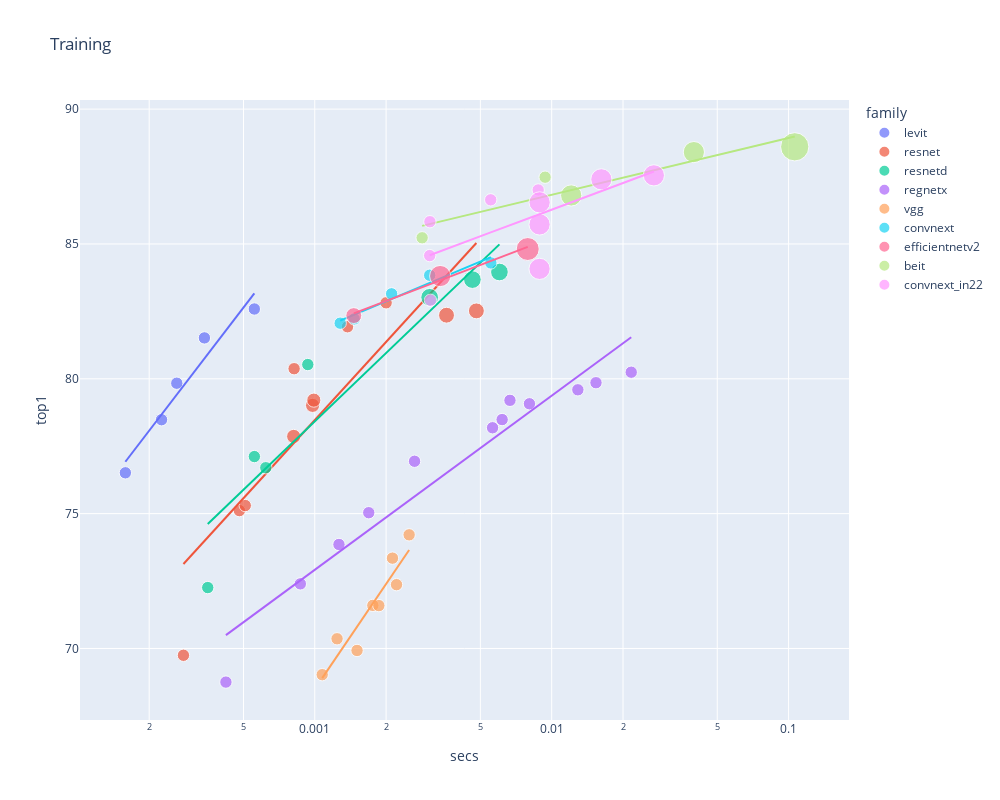

The notebook cell this image was saved under:
### Markdown cell above
...and we'll also look at our chosen subset of models:

### Code cell
show_subs(tdf, 'Training', 'train_img_size')

### Figure 1 — Plotly figure (JSON) as saved in the notebook; plotly's stock layout.template omitted (floating-point values rounded to 4 significant figures)
{"data": [{"customdata": [[224], [224], [224], [224], [224]], "hovertemplate": "<b>%{hovertext}</b><br><br>family=levit<br>secs=%{x}<br>top1=%{y}<br>size=%{marker.size}<br>train_img_size=%{customdata[0]}<extra></extra>", "hovertext": ["levit_128s", "levit_128", "levit_192", "levit_256", "levit_384"], "legendgroup": "levit", "marker": {"color": "#636efa", "size": [50176, 50176, 50176, 50176, 50176], "sizemode": "area", "sizeref": 655.4, "symbol": "circle"}, "mode": "markers", "name": "levit", "orientation": "v", "showlegend": true, "type": "scatter", "x": [0.0001587, 0.0002255, 0.0002615, 0.0003421, 0.0005557], "xaxis": "x", "y": [76.51, 78.48, 79.84, 81.52, 82.59], "yaxis": "y"}, {"hovertemplate": "<b>OLS trendline</b><br>top1 = 11.4741 * log10(secs) + 120.52<br>R<sup>2</sup>=0.943849<br><br>family=levit<br>secs=%{x}<br>top1=%{y} <b>(trend)</b><extra></extra>", "legendgroup": "levit", "marker": {"color": "#636efa", "symbol": "circle"}, "mode": "lines", "name": "levit", "showlegend": false, "type": "scatter", "x": [0.0001587, 0.0002255, 0.0002615, 0.0003421, 0.0005557], "xaxis": "x", "y": [76.92, 78.68, 79.41, 80.75, 83.17], "yaxis": "y"}, {"customdata": [[224], [224], [224], [256], [224], [256], [256], [224], [224], [288], [288]], "hovertemplate": "<b>%{hovertext}</b><br><br>family=resnet<br>secs=%{x}<br>top1=%{y}<br>size=%{marker.size}<br>train_img_size=%{customdata[0]}<extra></extra>", "hovertext": ["resnet18", "resnet34", "resnet26", "resnet26t", "resnet50", "resnet32ts", "resnet33ts", "resnet101", "resnet152", "resnet51q", "resnet61q"], "legendgroup": "resnet", "marker": {"color": "#EF553B", "size": [50176, 50176, 50176, 65536, 50176, 65536, 65536, 50176, 50176, 82944, 82944], "sizemode": "area", "sizeref": 655.4, "symbol": "circle"}, "mode": "markers", "name": "resnet", "orientation": "v", "showlegend": true, "type": "scatter", "x": [0.000279, 0.0004806, 0.0005087, 0.0008144, 0.0008179, 0.0009787, 0.0009907, 0.001375, 0.002001, 0.003598, 0.00481], "xaxis": "x", "y": [69.75, 75.11, 75.3, 77.86, 80.37, 79.01, 79.21, 81.93, 82.82, 82.36, 82.52], "yaxis": "y"}, {"hovertemplate": "<b>OLS trendline</b><br>top1 = 9.62584 * log10(secs) + 107.346<br>R<sup>2</sup>=0.783885<br><br>family=resnet<br>secs=%{x}<br>top1=%{y} <b>(trend)</b><extra></extra>", "legendgroup": "resnet", "marker": {"color": "#EF553B", "symbol": "circle"}, "mode": "lines", "name": "resnet", "showlegend": false, "type": "scatter", "x": [0.000279, 0.0004806, 0.0005087, 0.0008144, 0.0008179, 0.0009787, 0.0009907, 0.001375, 0.002001, 0.003598, 0.00481], "xaxis": "x", "y": [73.13, 75.4, 75.64, 77.61, 77.63, 78.38, 78.43, 79.8, 81.37, 83.82, 85.03], "yaxis": "y"}, {"customdata": [[224], [224], [224], [224], [320], [320], [320]], "hovertemplate": "<b>%{hovertext}</b><br><br>family=resnetd<br>secs=%{x}<br>top1=%{y}<br>size=%{marker.size}<br>train_img_size=%{customdata[0]}<extra></extra>", "hovertext": ["resnet18d", "resnet34d", "resnet26d", "resnet50d", "resnet101d", "resnet152d", "resnet200d"], "legendgroup": "resnetd", "marker": {"color": "#00cc96", "size": [50176, 50176, 50176, 50176, 102400, 102400, 102400], "sizemode": "area", "sizeref": 655.4, "symbol": "circle"}, "mode": "markers", "name": "resnetd", "orientation": "v", "showlegend": true, "type": "scatter", "x": [0.0003534, 0.0005559, 0.0006214, 0.0009344, 0.003054, 0.004628, 0.006017], "xaxis": "x", "y": [72.26, 77.12, 76.7, 80.53, 83.02, 83.68, 83.96], "yaxis": "y"}, {"hovertemplate": "<b>OLS trendline</b><br>top1 = 8.41972 * log10(secs) + 103.681<br>R<sup>2</sup>=0.886389<br><br>family=resnetd<br>secs=%{x}<br>top1=%{y} <b>(trend)</b><extra></extra>", "legendgroup": "resnetd", "marker": {"color": "#00cc96", "symbol": "circle"}, "mode": "lines", "name": "resnetd", "showlegend": false, "type": "scatter", "x": [0.0003534, 0.0005559, 0.0006214, 0.0009344, 0.003054, 0.004628, 0.006017], "xaxis": "x", "y": [74.62, 76.27, 76.68, 78.17, 82.51, 84.02, 84.98], "yaxis": "y"}, {"customdata": [[224], [224], [224], [224], [224], [224], [224], [224], [224], [224], [224], [224]], "hovertemplate": "<b>%{hovertext}</b><br><br>family=regnetx<br>secs=%{x}<br>top1=%{y}<br>size=%{marker.size}<br>train_img_size=%{customdata[0]}<extra></extra>", "hovertext": ["regnetx_002", "regnetx_004", "regnetx_006", "regnetx_008", "regnetx_016", "regnetx_032", "regnetx_040", "regnetx_080", "regnetx_064", "regnetx_120", "regnetx_160", "regnetx_320"], "legendgroup": "regnetx", "marker": {"color": "#ab63fa", "size": [50176, 50176, 50176, 50176, 50176, 50176, 50176, 50176, 50176, 50176, 50176, 50176], "sizemode": "area", "sizeref": 655.4, "symbol": "circle"}, "mode": "markers", "name": "regnetx", "orientation": "v", "showlegend": true, "type": "scatter", "x": [0.0004216, 0.0008689, 0.001265, 0.00169, 0.002637, 0.005628, 0.006178, 0.006666, 0.008056, 0.0129, 0.01538, 0.02166], "xaxis": "x", "y": [68.75, 72.4, 73.86, 75.03, 76.94, 78.18, 78.49, 79.2, 79.07, 79.59, 79.85, 80.24], "yaxis": "y"}, {"hovertemplate": "<b>OLS trendline</b><br>top1 = 6.45551 * log10(secs) + 92.2845<br>R<sup>2</sup>=0.935102<br><br>family=regnetx<br>secs=%{x}<br>top1=%{y} <b>(trend)</b><extra></extra>", "legendgroup": "regnetx", "marker": {"color": "#ab63fa", "symbol": "circle"}, "mode": "lines", "name": "regnetx", "showlegend": false, "type": "scatter", "x": [0.0004216, 0.0008689, 0.001265, 0.00169, 0.002637, 0.005628, 0.006178, 0.006666, 0.008056, 0.0129, 0.01538, 0.02166], "xaxis": "x", "y": [70.5, 72.52, 73.58, 74.39, 75.64, 77.76, 78.02, 78.24, 78.77, 80.09, 80.58, 81.54], "yaxis": "y"}, {"customdata": [[224], [224], [224], [224], [224], [224], [224], [224]], "hovertemplate": "<b>%{hovertext}</b><br><br>family=vgg<br>secs=%{x}<br>top1=%{y}<br>size=%{marker.size}<br>train_img_size=%{customdata[0]}<extra></extra>", "hovertext": ["vgg11", "vgg11_bn", "vgg13", "vgg13_bn", "vgg16", "vgg16_bn", "vgg19", "vgg19_bn"], "legendgroup": "vgg", "marker": {"color": "#FFA15A", "size": [50176, 50176, 50176, 50176, 50176, 50176, 50176, 50176], "sizemode": "area", "sizeref": 655.4, "symbol": "circle"}, "mode": "markers", "name": "vgg", "orientation": "v", "showlegend": true, "type": "scatter", "x": [0.001075, 0.001242, 0.001508, 0.001758, 0.001864, 0.002128, 0.002213, 0.002502], "xaxis": "x", "y": [69.03, 70.36, 69.93, 71.6, 71.59, 73.35, 72.37, 74.21], "yaxis": "y"}, {"hovertemplate": "<b>OLS trendline</b><br>top1 = 12.948 * log10(secs) + 107.339<br>R<sup>2</sup>=0.886991<br><br>family=vgg<br>secs=%{x}<br>top1=%{y} <b>(trend)</b><extra></extra>", "legendgroup": "vgg", "marker": {"color": "#FFA15A", "symbol": "circle"}, "mode": "lines", "name": "vgg", "showlegend": false, "type": "scatter", "x": [0.001075, 0.001242, 0.001508, 0.001758, 0.001864, 0.002128, 0.002213, 0.002502], "xaxis": "x", "y": [68.9, 69.71, 70.8, 71.67, 72.0, 72.74, 72.96, 73.65], "yaxis": "y"}, {"customdata": [[224], [224], [224], [224], [224]], "hovertemplate": "<b>%{hovertext}</b><br><br>family=convnext<br>secs=%{x}<br>top1=%{y}<br>size=%{marker.size}<br>train_img_size=%{customdata[0]}<extra></extra>", "hovertext": ["convnext_tiny", "convnext_tiny_hnf", "convnext_small", "convnext_base", "convnext_large"], "legendgroup": "convnext", "marker": {"color": "#19d3f3", "size": [50176, 50176, 50176, 50176, 50176], "sizemode": "area", "sizeref": 655.4, "symbol": "circle"}, "mode": "markers", "name": "convnext", "orientation": "v", "showlegend": true, "type": "scatter", "x": [0.00128, 0.001467, 0.00211, 0.003055, 0.005536], "xaxis": "x", "y": [82.06, 82.22, 83.15, 83.84, 84.3], "yaxis": "y"}, {"hovertemplate": "<b>OLS trendline</b><br>top1 = 3.70372 * log10(secs) + 92.8721<br>R<sup>2</sup>=0.948761<br><br>family=convnext<br>secs=%{x}<br>top1=%{y} <b>(trend)</b><extra></extra>", "legendgroup": "convnext", "marker": {"color": "#19d3f3", "symbol": "circle"}, "mode": "lines", "name": "convnext", "showlegend": false, "type": "scatter", "x": [0.00128, 0.001467, 0.00211, 0.003055, 0.005536], "xaxis": "x", "y": [82.16, 82.38, 82.96, 83.56, 84.51], "yaxis": "y"}, {"customdata": [[288], [384], [416]], "hovertemplate": "<b>%{hovertext}</b><br><br>family=efficientnetv2<br>secs=%{x}<br>top1=%{y}<br>size=%{marker.size}<br>train_img_size=%{customdata[0]}<extra></extra>", "hovertext": ["efficientnetv2_rw_t", "efficientnetv2_rw_s", "efficientnetv2_rw_m"], "legendgroup": "efficientnetv2", "marker": {"color": "#FF6692", "size": [82944, 147456, 173056], "sizemode": "area", "sizeref": 655.4, "symbol": "circle"}, "mode": "markers", "name": "efficientnetv2", "orientation": "v", "showlegend": true, "type": "scatter", "x": [0.001461, 0.003383, 0.007923], "xaxis": "x", "y": [82.34, 83.81, 84.81], "yaxis": "y"}, {"hovertemplate": "<b>OLS trendline</b><br>top1 = 3.35972 * log10(secs) + 91.9506<br>R<sup>2</sup>=0.987515<br><br>family=efficientnetv2<br>secs=%{x}<br>top1=%{y} <b>(trend)</b><extra></extra>", "legendgroup": "efficientnetv2", "marker": {"color": "#FF6692", "symbol": "circle"}, "mode": "lines", "name": "efficientnetv2", "showlegend": false, "type": "scatter", "x": [0.001461, 0.003383, 0.007923], "xaxis": "x", "y": [82.42, 83.65, 84.89], "yaxis": "y"}, {"customdata": [[224], [224], [384], [384], [512]], "hovertemplate": "<b>%{hovertext}</b><br><br>family=beit<br>secs=%{x}<br>top1=%{y}<br>size=%{marker.size}<br>train_img_size=%{customdata[0]}<extra></extra>", "hovertext": ["beit_base_patch16_224", "beit_large_patch16_224", "beit_base_patch16_384", "beit_large_patch16_384", "beit_large_patch16_512"], "legendgroup": "beit", "marker": {"color": "#B6E880", "size": [50176, 50176, 147456, 147456, 262144], "sizemode": "area", "sizeref": 655.4, "symbol": "circle"}, "mode": "markers", "name": "beit", "orientation": "v", "showlegend": true, "type": "scatter", "x": [0.002839, 0.009382, 0.01209, 0.03982, 0.1062], "xaxis": "x", "y": [85.23, 87.48, 86.8, 88.41, 88.6], "yaxis": "y"}, {"hovertemplate": "<b>OLS trendline</b><br>top1 = 2.10919 * log10(secs) + 91.0421<br>R<sup>2</sup>=0.867998<br><br>family=beit<br>secs=%{x}<br>top1=%{y} <b>(trend)</b><extra></extra>", "legendgroup": "beit", "marker": {"color": "#B6E880", "symbol": "circle"}, "mode": "lines", "name": "beit", "showlegend": false, "type": "scatter", "x": [0.002839, 0.009382, 0.01209, 0.03982, 0.1062], "xaxis": "x", "y": [85.67, 86.77, 87.0, 88.09, 88.99], "yaxis": "y"}, {"customdata": [[224], [224], [224], [224], [224], [384], [384], [384], [384], [384]], "hovertemplate": "<b>%{hovertext}</b><br><br>family=convnext_in22<br>secs=%{x}<br>top1=%{y}<br>size=%{marker.size}<br>train_img_size=%{customdata[0]}<extra></extra>", "hovertext": ["convnext_small_in22ft1k", "convnext_base_in22ft1k", "convnext_tiny_in22ft1k", "convnext_large_in22ft1k", "convnext_xlarge_in22ft1k", "convnext_tiny_384_in22ft1k", "convnext_small_384_in22ft1k", "convnext_base_384_in22ft1k", "convnext_large_384_in22ft1k", "convnext_xlarge_384_in22ft1k"], "legendgroup": "convnext_in22", "marker": {"color": "#FF97FF", "size": [50176, 50176, 50176, 50176, 50176, 147456, 147456, 147456, 147456, 147456], "sizemode": "area", "sizeref": 655.4, "symbol": "circle"}, "mode": "markers", "name": "convnext_in22", "orientation": "v", "showlegend": true, "type": "scatter", "x": [0.003055, 0.003062, 0.003077, 0.005529, 0.00877, 0.008887, 0.00889, 0.008894, 0.01621, 0.027], "xaxis": "x", "y": [84.57, 85.82, 82.91, 86.64, 87.0, 84.08, 85.72, 86.54, 87.4, 87.54], "yaxis": "y"}, {"hovertemplate": "<b>OLS trendline</b><br>top1 = 3.278 * log10(secs) + 92.8266<br>R<sup>2</sup>=0.463967<br><br>family=convnext_in22<br>secs=%{x}<br>top1=%{y} <b>(trend)</b><extra></extra>", "legendgroup": "convnext_in22", "marker": {"color": "#FF97FF", "symbol": "circle"}, "mode": "lines", "name": "convnext_in22", "showlegend": false, "type": "scatter", "x": [0.003055, 0.003062, 0.003077, 0.005529, 0.00877, 0.008887, 0.00889, 0.008894, 0.01621, 0.027], "xaxis": "x", "y": [84.58, 84.59, 84.59, 85.43, 86.08, 86.1, 86.1, 86.1, 86.96, 87.68], "yaxis": "y"}], "layout": {"height": 800, "legend": {"itemsizing": "constant", "title": {"text": "family"}, "tracegroupgap": 0}, "title": {"text": "Training"}, "width": 1000, "xaxis": {"anchor": "y", "domain": [0, 1], "title": {"text": "secs"}, "type": "log"}, "yaxis": {"anchor": "x", "domain": [0, 1], "title": {"text": "top1"}}}}
